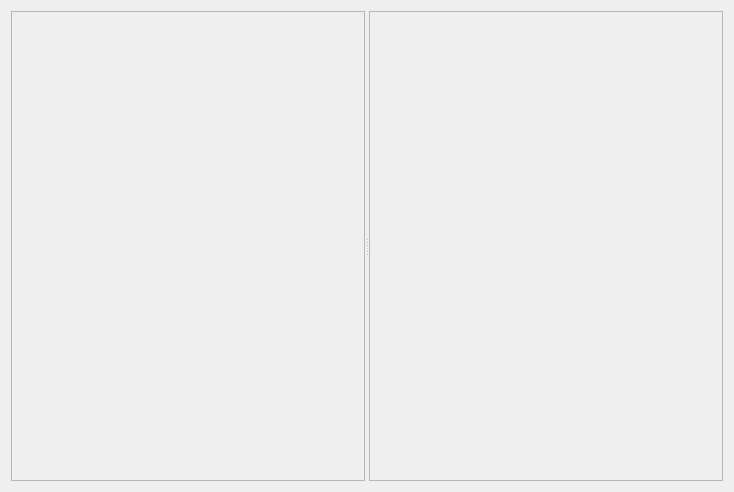
<?xml version="1.0" encoding="UTF-8"?>
<ui version="4.0">
 <class>MainWindowADI</class>
 <widget class="QMainWindow" name="MainWindowADI">
  <property name="geometry">
   <rect>
    <x>0</x>
    <y>0</y>
    <width>734</width>
    <height>492</height>
   </rect>
  </property>
  <property name="windowTitle">
   <string>QFlightInstruments Example</string>
  </property>
  <widget class="QWidget" name="centralWidget">
   <layout class="QGridLayout" name="gridLayout_5">
    <item row="0" column="0">
     <widget class="QSplitter" name="splitter">
      <property name="orientation">
       <enum>Qt::Horizontal</enum>
      </property>
      <widget class="QFrame" name="frame">
       <property name="sizePolicy">
        <sizepolicy hsizetype="Minimum" vsizetype="Preferred">
         <horstretch>0</horstretch>
         <verstretch>0</verstretch>
        </sizepolicy>
       </property>
       <property name="frameShape">
        <enum>QFrame::StyledPanel</enum>
       </property>
       <property name="frameShadow">
        <enum>QFrame::Raised</enum>
       </property>
       <layout class="QGridLayout" name="gridLayout_3"/>
      </widget>
      <widget class="QFrame" name="frame_2">
       <property name="frameShape">
        <enum>QFrame::StyledPanel</enum>
       </property>
       <property name="frameShadow">
        <enum>QFrame::Raised</enum>
       </property>
       <layout class="QGridLayout" name="gridLayout_4">
        <item row="0" column="0">
         <layout class="QGridLayout" name="gridLayout_2">
          <item row="0" column="0">
           <widget class="WidgetSix" name="widgetSix" native="true">
            <property name="sizePolicy">
             <sizepolicy hsizetype="Preferred" vsizetype="Preferred">
              <horstretch>3</horstretch>
              <verstretch>0</verstretch>
             </sizepolicy>
            </property>
           </widget>
          </item>
         </layout>
        </item>
       </layout>
      </widget>
     </widget>
    </item>
   </layout>
  </widget>
 </widget>
 <layoutdefault spacing="6" margin="11"/>
 <customwidgets>
  <customwidget>
   <class>WidgetSix</class>
   <extends>QWidget</extends>
   <header>WidgetSix.h</header>
   <container>1</container>
  </customwidget>
 </customwidgets>
 <resources/>
 <connections/>
</ui>
